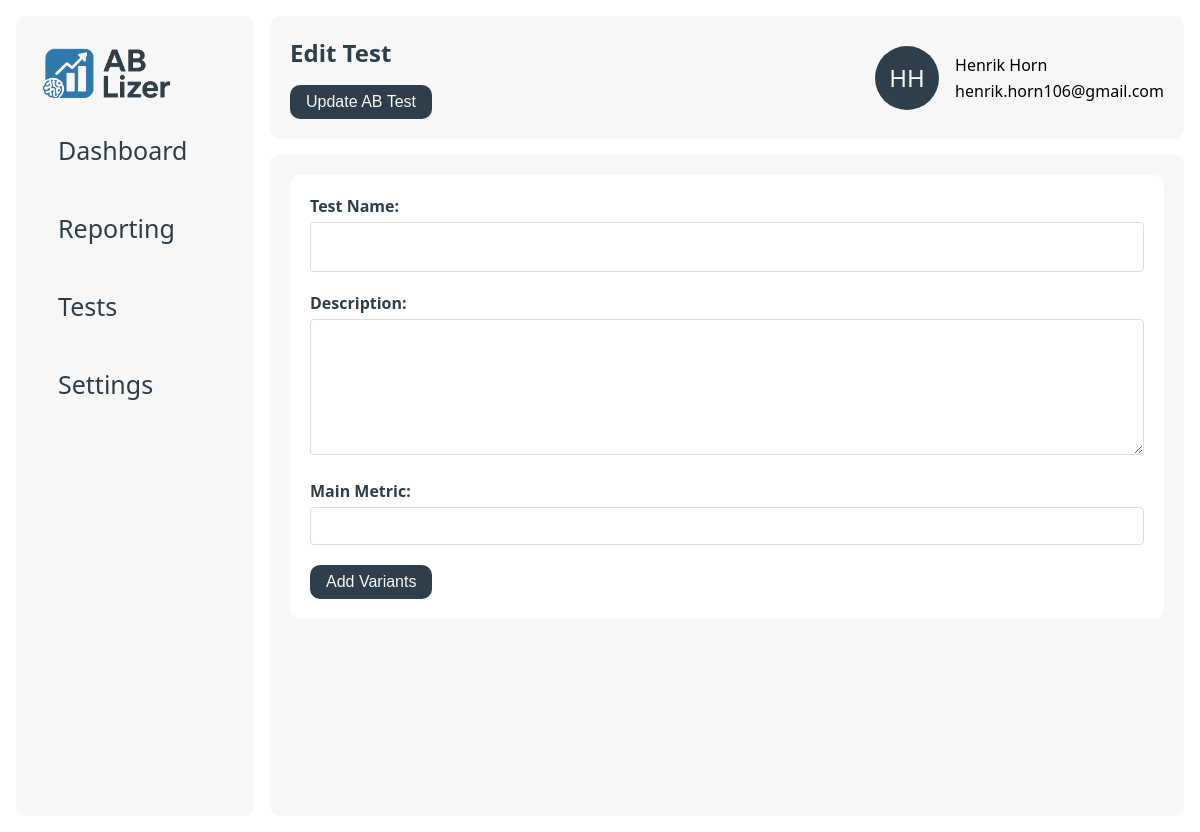
Before: /edit/1/53 with the older database file.
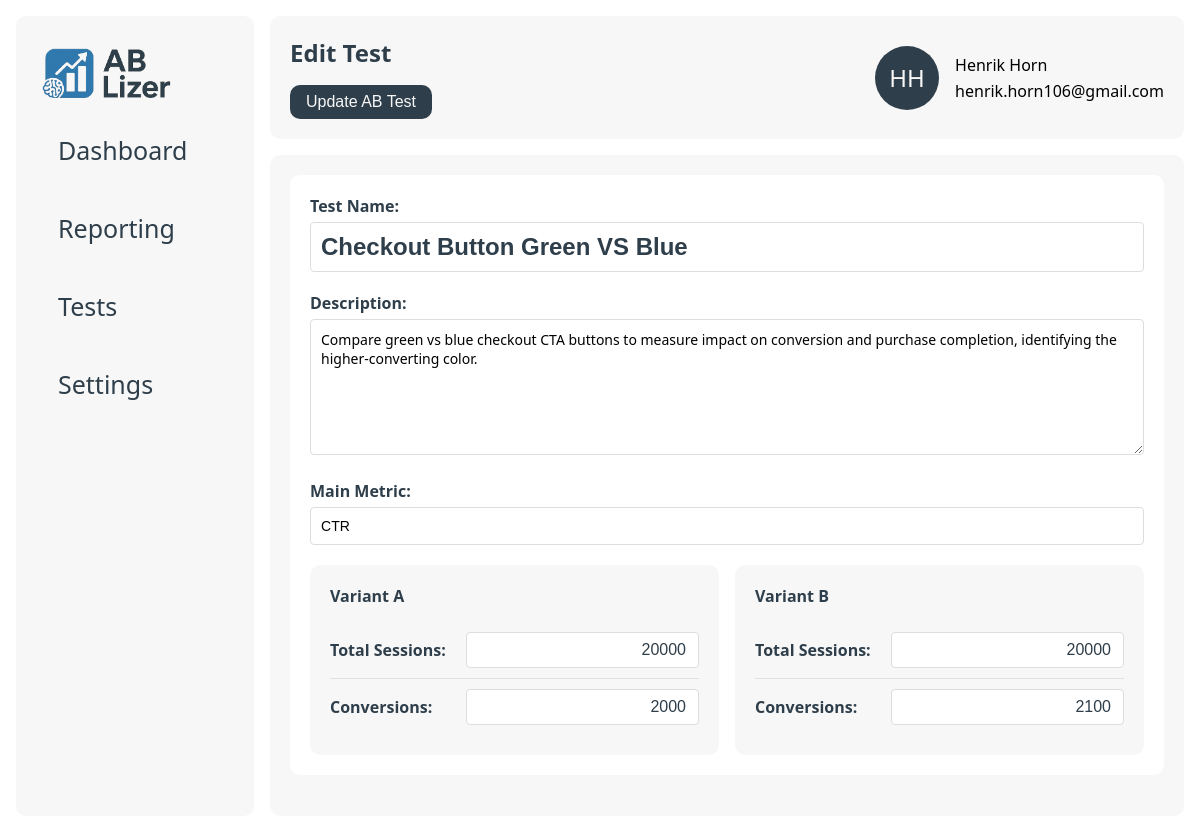
After: the same page with the newer database file.
### data/models.py (models this page shows)
class users(db.Model):
    __tablename__ = 'users'
    id = db.Column(db.Integer, primary_key=True)
    company_id = db.Column(db.Integer, db.ForeignKey('companies.id'), nullable=False)
    name = db.Column(db.String(255), nullable=False)
    email = db.Column(db.String(255), nullable=False)

class ab_tests(db.Model):
    __tablename__ = 'ab_tests'
    id = db.Column(db.Integer, primary_key=True)
    company_id = db.Column(db.Integer, db.ForeignKey('companies.id'), nullable=False)
    name = db.Column(db.String(255), nullable=False)
    description = db.Column(db.Text, nullable=False)
    metric = db.Column(db.String(255), nullable=False)
    created_at = db.Column(db.DateTime, nullable=False)
    __repr__ = lambda self: f'<Ab_Test {self.id}>'
    __str__ = lambda self: f'{self.id}'

class variants(db.Model):
    __tablename__ = 'variants'
    id = db.Column(db.Integer, primary_key=True)
    test_id = db.Column(db.Integer, db.ForeignKey('ab_tests.id'), nullable=False)
    name = db.Column(db.String(255), nullable=False)
    impressions = db.Column(db.Integer, nullable=False)
    conversions = db.Column(db.Integer, nullable=False)
    conversion_rate = db.Column(db.Float, nullable=False)
    __repr__ = lambda self: f'<Variant {self.id}>'
    __str__ = lambda self: f'{self.id}'

### app.py (the view)
@app.route("/edit/<int:user_id>/<int:test_id>")
def edit_test_page(user_id, test_id):
    user = db_manager.get_user(user_id)
    test = db_manager.get_test(test_id, user.company_id)
    variants = db_manager.get_variants(test_id)
    report = db_manager.get_report(test_id)
    return render_template("edit.html", user=user, test=test, variants=variants, report=report)

### app.py (called while the page is built)
@app.template_filter('initials')
def get_initials(name):
    if not name:
        return ''
    parts = name.strip().split()
    if len(parts) >= 2:
        return (parts[0][0] + parts[1][0]).upper()
    elif len(parts) == 1:
        return parts[0][:2].upper()
    return ''

### data/db_manager.py (called while the page is built)
    def get_test(self, test_id, company_id):
        return ab_tests.query.filter_by(id=test_id, company_id=company_id).first()

    def get_variants(self, test_id):
        return variants.query.filter_by(test_id=test_id).all()

    def get_report(self, test_id):
        return reports.query.filter_by(test_id=test_id).first()

    def get_user(self, user_id):
        return users.query.filter_by(id=user_id).first()

### templates/edit.html (shortened to what this page needs)
{% extends "base.html" %}
{% block page_title %}Edit Test{% endblock %}
{% block page_button %}
    <div class="button-container">
        <button form="edit-form" class="btn" type="submit">Update AB Test</button>
    </div>
{% endblock %}
{% block content %}
    <div class="card big">
        <form id="edit-form" method="post" action="">
            <div class="form-group">
                <label class="details-label" for="name">Test Name:</label>
                <input type="text" class="details-head" id="name" name="name" value="{{ test.name }}">
            </div>
            <div class="form-group">
                <label class="details-label" for="description">Description:</label>
                <textarea class="details-textarea" id="description" name="description"
                          rows="6">{{ test.description }}</textarea>
            </div>
            <div class="form-group">
                <label class="details-label" for="metric">Main Metric:</label>
                <input type="text" id="metric" name="metric" value="{{ test.metric }}">
            </div>
            {% if variants != [] %}
                <div class="column-grid-2">
                    {% for variant in variants %}
                        <div class="metrics-card">
                            <h4>{{ variant.name }}</h4>
                            <div class="details-form-group">
                                <label class="details-label" for="sessions_{{ loop.index }}">Total Sessions:</label>
                                <input class="details-input right" type="text" id="sessions_{{ loop.index }}"
                                       name="sessions[]"
                                       value="{{ variant.impressions }}">
                            </div>
                            <div class="details-form-group">
                                <label class="details-label" for="conversions_{{ loop.index }}">Conversions:</label>
                                <input class="details-input right" type="text" id="conversions_{{ loop.index }}"
                                       name="conversions[]" value="{{ variant.conversions }}">
                            </div>
                        </div>
                    {% endfor %}
                </div>
            {% else %}
                <button class="btn" id="addVariantBtn">Add Variants</button>
            {% endif %}
        </form>
    </div>
{% endblock %}

### templates/base.html (shortened to what this page needs)
<!DOCTYPE html>
<html lang="en">
<head>
    <link href="{{ url_for('static', filename='style.css') }}" rel="stylesheet">
</head>
<body>
<div class="main-wrapper">
    <div class="sidenav" id="mySidenav">
        <div class="sidenav-container">
            <a class="logo" href="/"><img src="{{ url_for('static', filename='logo_ab-lizer.png') }}" height="50px"></a>
            <a href="/">
                <div class="tab">Dashboard</div>
            </a>
            <a href="#">
                <div class="tab">Reporting</div>
            </a>
            <a href="/tests/{{ user.id }}">
                <div class="tab">Tests</div>
            </a>
            <a href="/settings/{{ user.id }}">
                <div class="tab">Settings</div>
            </a>
        </div>
    </div>
    <div class="wrapper">
        <nav>
            <div class="container navigation">
                <div class="hero">
                    <h1>{% block page_title %}{% endblock %}</h1>
                    {% block page_button %}{% endblock %}
                </div>
                <div class="col-wrapper">
                    <div class="profile">
                        <div class="profile-image">{{ user.name|initials }}</div>
                    </div>
                    <div class="profile-info">
                        <div>
                            {{ user.name }}
                        </div>
                        <div>
                            {{ user.email }}
                        </div>
                    </div>
            </div>
        </nav>
        <main class="container">
            {% block content %}{% endblock %}
        </main>
    </div>
</div>
</body>
</html>

### static/style.css (style rules this page uses)
:root { --primary: #2E3E4A; --secondary: #F7F7F7; --accent: #317AAE; --gradient: linear-gradient(180deg, rgba(25, 82, 133, 1) 0%, rgba(49, 122, 174, 1) 100%); --danger: #ef4444; --bg: #ffffff; --radius: 10px; --shadow: 0 2px 8px rgba(30, 41, 59, 0.06); --font-primary: 'Segoe UI', 'Roboto', Arial, sans-serif; }
* { box-sizing: border-box; }
body { font-family: var(--font-primary), sans-serif; background: var(--bg); margin: 0; padding: 0; }
nav { background: var(--bg); }
main { overflow-y: scroll; }
h1, h2, h3, h4, h5, h6, p { margin-top: 0; color: var(--primary); }
a { color: var(--primary); text-decoration: none; }
.hero { display: flex; flex-direction: column; justify-content: center; gap: 16px; }
.main-wrapper { display: flex; padding: 16px; }
.wrapper { width: 100%; height: 100vh; padding-left: 16px; align-self: stretch; gap: 16px; display: flex; flex-direction: column; }
.container { padding: 20px 20px; background: var(--secondary); border-radius: var(--radius); height: 100%; }
.container.navigation, h1 { margin-bottom: 0; display: flex; justify-content: space-between; align-items: center; }
.logo { font-size: 1.5rem; font-weight: bold; text-decoration: none; }
.profile-image { display: flex; align-items: center; justify-content: center; border-radius: 50%; background-color: var(--primary); padding: 2px; width: 64px; height: 64px; font-size: 24px; color: var(--secondary); }
.profile-info { display: flex; flex-direction: column; gap: 4px; justify-content: center; }
input[type="text"] { padding: 8px 12px; border: 1px solid var(--border); border-radius: var(--radius); font-size: 1rem; margin-right: 8px; width: 100%; }
.sidenav { width: 300px; background-color: var(--bg); position: static; height: 100vh; overflow-x: hidden; }
.sidenav a { color: var(--primary); text-decoration: none; font-size: 25px; display: block; }
.sidenav .tab { padding: 16px 16px; color: var(--primary); text-decoration: none; font-size: 25px; display: block; transition: 0.3s; border-radius: var(--radius); }
.sidenav-container { display: flex; flex-direction: column; gap: 12px; background-color: var(--secondary); border-radius: var( --radius); padding: 32px 26px; height: 100%; }
.card { border-radius: var( --radius); padding: 20px; min-width: 200px; background-color: var(--bg); }
.card.big { width: 100%; }
.col-wrapper { display: flex; gap: 16px; flex-wrap: wrap; flex-grow: 0; flex-direction: row; }
.column-grid-2 { display: grid; grid-template-columns: repeat(2, 1fr); gap: 16px; width: 100%; }
.form-group { margin-bottom: 20px; }
.form-group label { display: block; margin-bottom: 5px; font-weight: 600; }
.form-group input, .form-group textarea { width: 100%; padding: 10px; border: 1px solid #ddd; border-radius: 4px; font-size: 14px; }
.details-head[type="text"] { font-size: 24px; font-weight: bold; color: var(--primary); border: 1px solid #ddd; }
.details-label { font-weight: 600; color: var(--primary); }
.details-input[type="text"] { width: unset; color: var(--primary); border: 1px solid #ddd; border-radius: 4px; margin: 0; }
.details-input[type="text"].right { text-align: right; }
.details-textarea { border: 1px solid #ddd; padding: 10px; font-size: 16px; }
.details-form-group { display: flex; justify-content: space-between; align-items: center; padding: 10px 0; border-bottom: 1px solid #e0e0e0; }
.details-form-group:last-child { border-bottom: none; }
textarea { font-family: var(--font-primary), sans-serif; resize: vertical; }
.button-container { display: flex; justify-content: flex-start; }
.btn { padding: 8px 16px; border: none; border-radius: var(--radius); font-size: 1rem; cursor: pointer; background: var(--primary); color: var(--secondary); }
.metrics-card { background: var(--secondary); padding: 20px; border-radius: var(--radius); }
.metrics-card h4 { margin-bottom: 15px; color: var(--primary); }

Changed rows visible on the page:
added ab_tests: name "Checkout Button Green VS Blue", description "Compare green vs blue checkout CTA buttons to measure impact on conversion and purchase completion, identifying the higher-converting color.", metric "CTR"
added variants: name "Variant A", impressions "20000", conversions "2000"
added variants: name "Variant B", impressions "20000", conversions "2100"
Other visible differences:
text no longer shown: "Add Variants"
